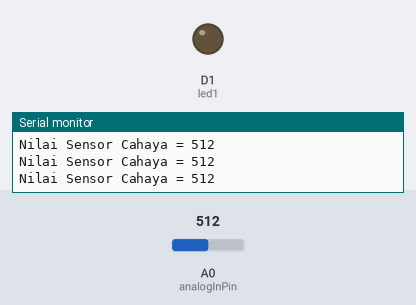
A sketch run on a simulated ESP8266 (NodeMCU). On the bench: output pins drawn as LEDs (lit = HIGH), the last lines printed to the serial monitor. The test bench sets the inputs (shaded band); at power-on: A0 (analogInPin) = 512.

Above: at 1.2 s.
1.3 s: A0 (analogInPin) set to 361
2.8 s: A0 (analogInPin) set to 338
At 4.0 s:
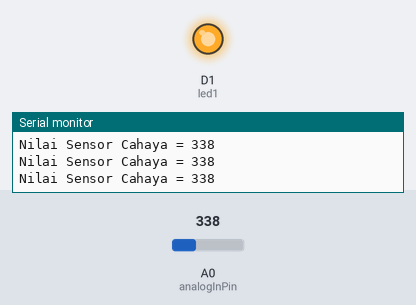
4.5 s: A0 (analogInPin) set to 360
At 5.5 s:
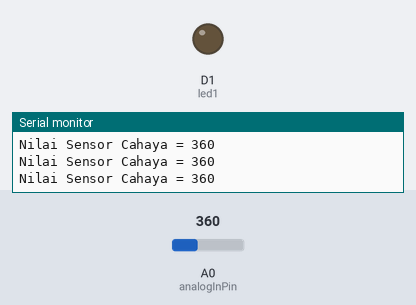
6.3 s: A0 (analogInPin) set to 340
At 6.9 s:
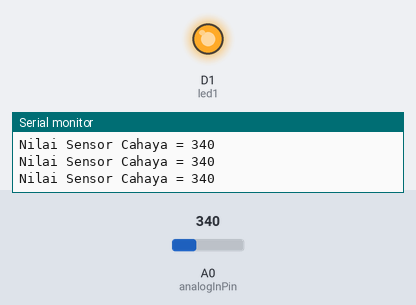
Timing chart, 0 to 9.1 s (numbered marks = the images above; inputs shaded):
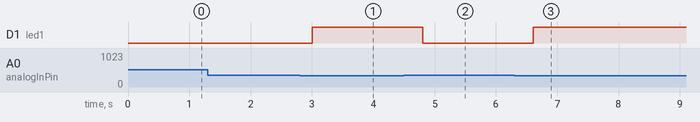

The sketch:

ldr.ino
```cpp
int analogInPin = A0;
int led1        = D1;
int sensorValue = 0;

void setup() {
  // put your setup code here, to run once:
  pinMode(led1,OUTPUT);
  Serial.begin(9600);
}

void loop() {
  // put your main code here, to run repeatedly:
  sensorValue = analogRead(analogInPin);
  Serial.print("Nilai Sensor Cahaya = ");
  Serial.println(sensorValue);
  delay(200);

if(sensorValue <= 350){
    digitalWrite(led1, HIGH);
  }
  else{
    digitalWrite(led1, LOW);
  }
}
```

Measured:
- the behaviour switches between 351 and 350 on A0 (analogInPin) (found by bisection; images 0 and 1)
- after the input at 2.8 s, D1 (led1): LOW → HIGH after 0.20 s
- after the input at 4.5 s, D1 (led1): HIGH → LOW after 0.31 s
- after the input at 6.3 s, D1 (led1): LOW → HIGH after 0.31 s
